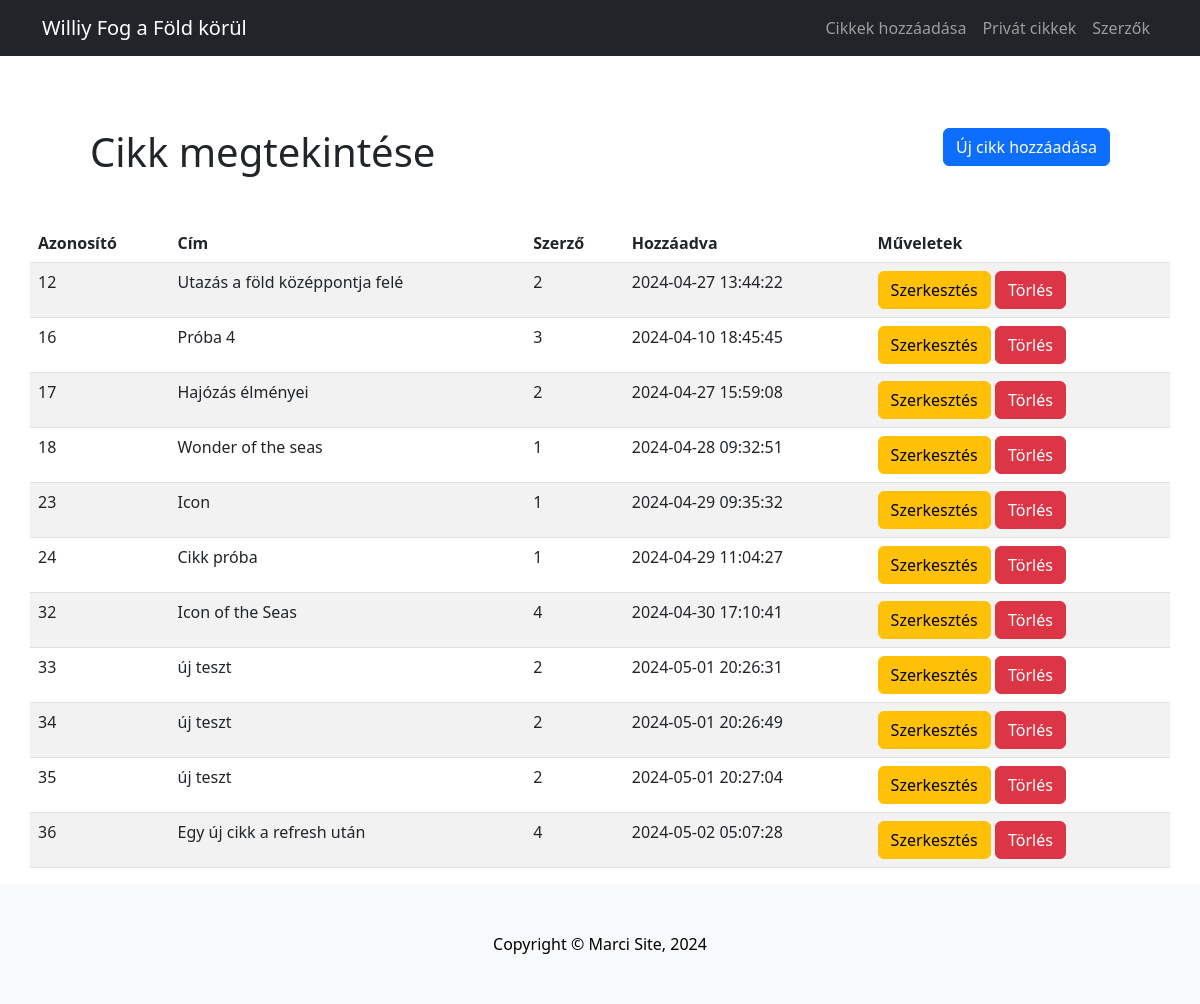
/private-post-dashboard.php, run on the app's committed database.
### tables this page shows
CREATE TABLE `article` (
  `id` int(11) NOT NULL,
  `title` varchar(255) NOT NULL,
  `author_id` varchar(255) NOT NULL,
  `summary` text NOT NULL,
  `articleText` text DEFAULT NULL,
  `category` text NOT NULL,
  `created_at` timestamp NOT NULL DEFAULT current_timestamp() ON UPDATE current_timestamp(),
  `updated_at` datetime DEFAULT NULL
);

### Controllers/DashboardController.php (called while the page is built, shortened)
<?php
require_once REPOSITORY_PATH . '/PostRepository.php';
class DashboardController
{
    public function index()
    {
        $postRepository = new PostRepository();
        $articles = $postRepository->getAllPosts();
        $this->view('private/posts/posts', ['articles' => $articles]);
    }
    private function view($path, $data)
    {
        extract($data);
        require_once TEMPLATE_PATH . "/$path.view.php";
    }
}

### private-post-dashboard.php (called while the page is built, shortened)
<?php
require_once 'Config/bootstrap.php';
require_once CONTROLLER_PATH . '/DashboardController.php';
$controller = new DashboardController();
$controller->index();

### Repositories/PostRepository.php (called while the page is built, shortened)
<?php
class PostRepository extends Repository
{
    protected $db;
    private $returnType;
    public function __construct()
    {
        $connString = sprintf('mysql:host=%s;dbname=%s;charset=utf8', DB_HOST, DB_DATABASE);
        try {
            $this->db = new \PDO($connString, DB_USER, DB_PASS);
            $this->db->setAttribute(PDO::ATTR_ERRMODE, PDO::ERRMODE_EXCEPTION);
        } catch (PDOException $e) {
            die("Database connection error: " . $e->getMessage());
        }
        $this->returnType = PDO::FETCH_ASSOC;
    }
    public function getAllPosts() {
        $sql = "SELECT `id`, `title`, `author_id`, `summary`, `created_at` FROM article";
        $stmt = $this->db->query($sql);
        $results = $stmt->fetchAll($this->returnType);
        return $results ?: [];
    }
}

### Templates/private/posts/posts.view.php (the view, shortened to what this page needs)
<?php require_once 'Config/bootstrap.php'; ?>
<?php require_once TEMPLATE_PATH . '/common/header.view.php' ?>
<?php include TEMPLATE_PATH . '/common/topnavbar.view.php'; ?>
<?php require_once CONTROLLER_PATH . '/DashboardController.php'; ?>
<div class="container">
    <div class="row mt-4">
        <div class="col">
            <h1 class="m-5">Cikk megtekintése</h1>
        </div>
        <div class="col text-end">
            <a href="<?= BASE_URL ?>/create-post.php" class="m-5 btn btn-primary">Új cikk hozzáadása</a>
        </div>
    </div>
    <div class="row">
        <table class="table table-striped datatable" style="width:100%">
            <thead>
                <tr>
                    <th>Azonosító</th>
                    <th>Cím</th>
                    <th>Szerző</th>
                    <th>Hozzáadva</th>
                    <th>Műveletek</th>
                </tr>
            </thead>
            <?php if (is_array($articles) && count($articles) > 0): ?>
    <tbody>
        <?php foreach ($articles as $article): ?>
            <tr>
                <td><?= htmlspecialchars($article['id']) ?></td>
                <td><?= htmlspecialchars($article['title']) ?></td>
                <td><?= htmlspecialchars($article['author_id']) ?></td>
                <td><?= htmlspecialchars($article['created_at']) ?></td>
                <td>
                    <a href="<?= BASE_URL ?>/private-post-edit.php?id=<?= $article['id'] ?>" class="btn btn-warning">Szerkesztés</a>
                    <a href="<?= BASE_URL ?>/private-post-delete.php?id=<?= $article['id'] ?>" class="btn btn-danger">Törlés</a>
                </td>
            </tr>
        <?php endforeach; ?>
    </tbody>
<?php endif; ?>
            </table>
    </div>
</div>
<?php include TEMPLATE_PATH . '/common/footer.view.php'; ?>

### data on the page
article: id "12", title "Utazás a föld középpontja felé", author "2", created_at "2024-04-27 13:44:22"
article: id "16", title "Próba 4", author "3", created_at "2024-04-10 18:45:45"
article: id "17", title "Hajózás élményei", author "2", created_at "2024-04-27 15:59:08"
article: id "18", title "Wonder of the seas", author "1", created_at "2024-04-28 09:32:51"
article: id "23", title "Icon", author "1", created_at "2024-04-29 09:35:32"
article: id "24", title "Cikk próba", author "1", created_at "2024-04-29 11:04:27"
article: id "32", title "Icon of the Seas", author "4", created_at "2024-04-30 17:10:41"
article: id "33", title "új teszt", author "2", created_at "2024-05-01 20:26:31"
article: id "34", title "új teszt", author "2", created_at "2024-05-01 20:26:49"
article: id "35", title "új teszt", author "2", created_at "2024-05-01 20:27:04"
article: id "36", title "Egy új cikk a refresh után", author "4", created_at "2024-05-02 05:07:28"
